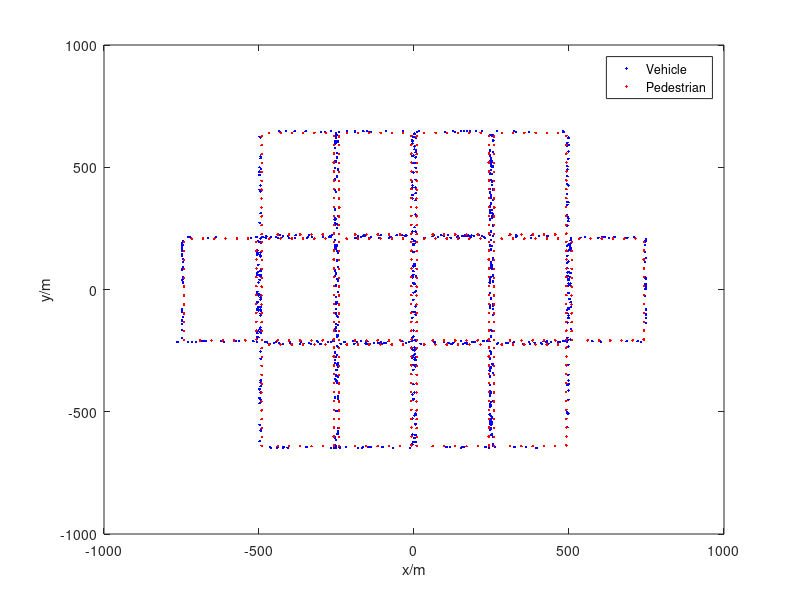

Source code (MATLAB):
clear all;
[data1,data2] = textread('vue_coordinate.txt','%n%n');
figure;
plot(data1,data2,'b.');
hold on;
[data3,data4]=textread('pue_coordinate.txt','%n%n');
 plot(data3,data4,'r.');
%  axis([-1000 1000 -1000 1000]);
xlabel('x/m','LineWidth',2);
ylabel('y/m','LineWidth',2);
legend('Vehicle','Pedestrian');
% [data11,data22] = textread('vue_coordinate_fresh.txt','%n%n');
% figure;
% plot(data11,data22,'b.');
% hold on;